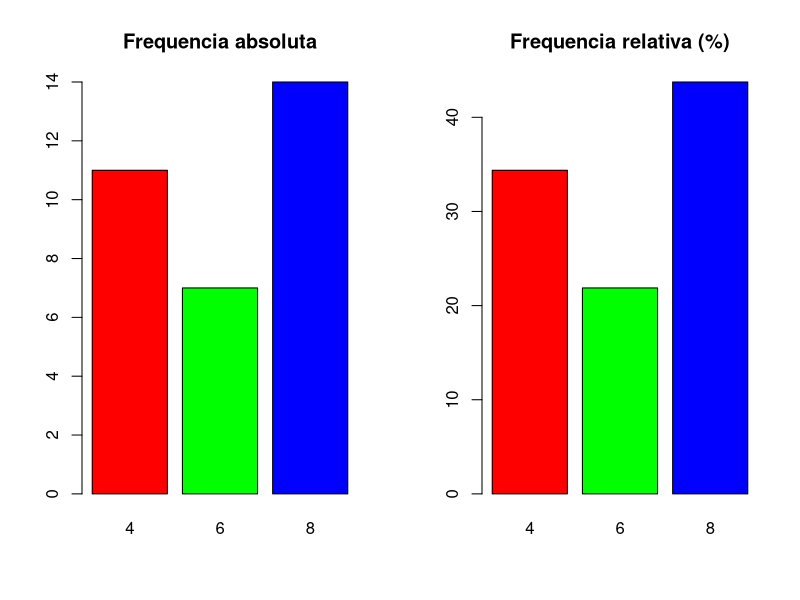
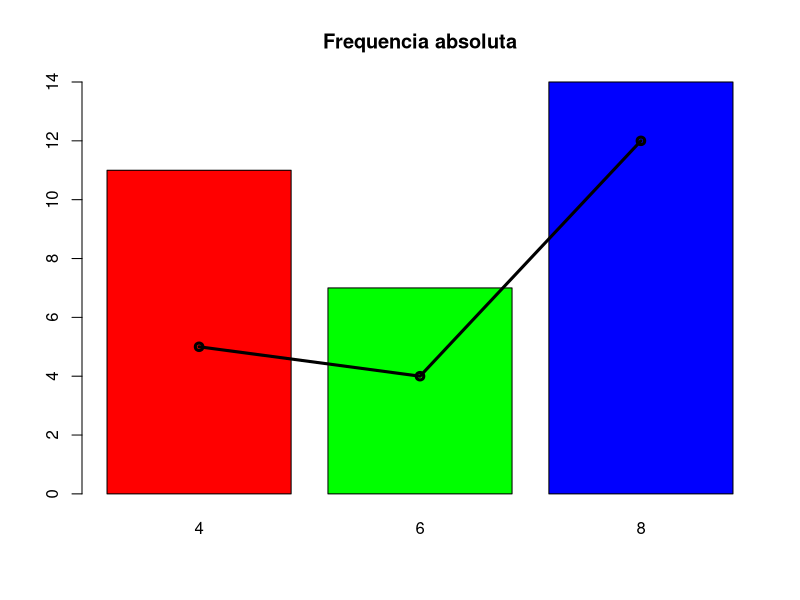
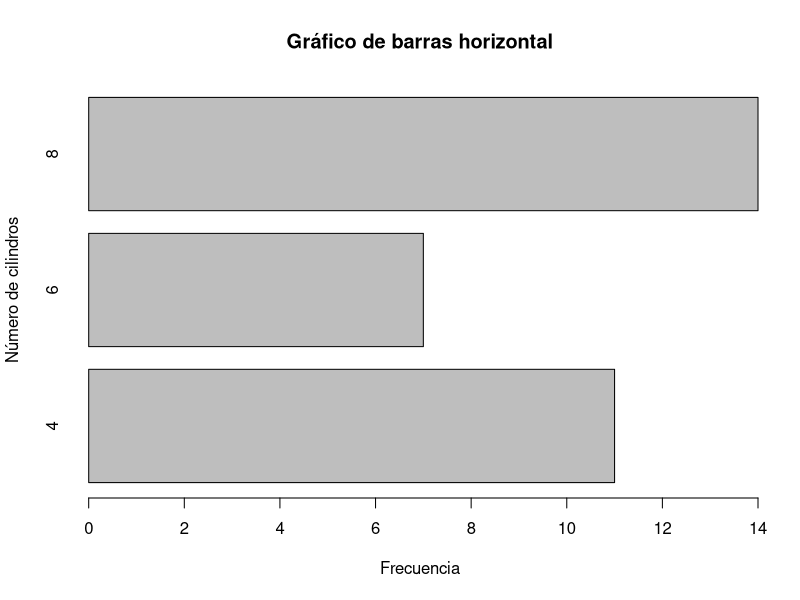
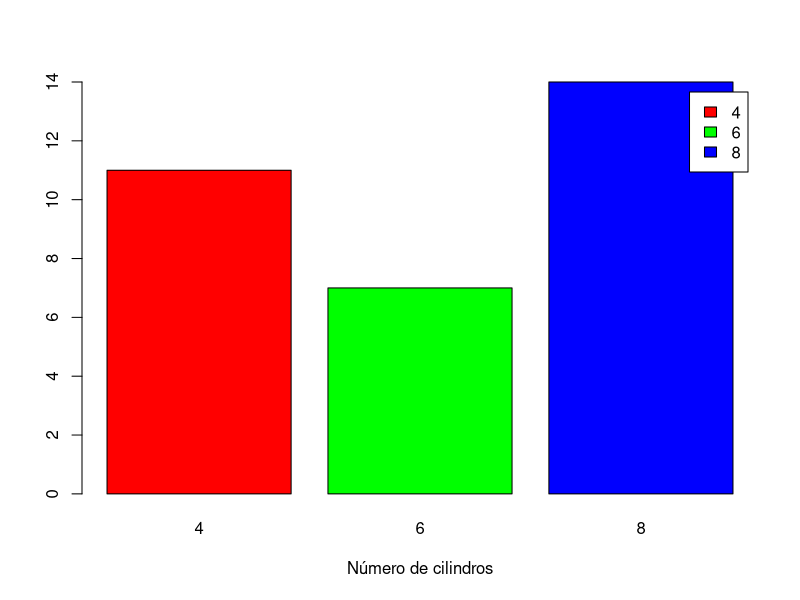
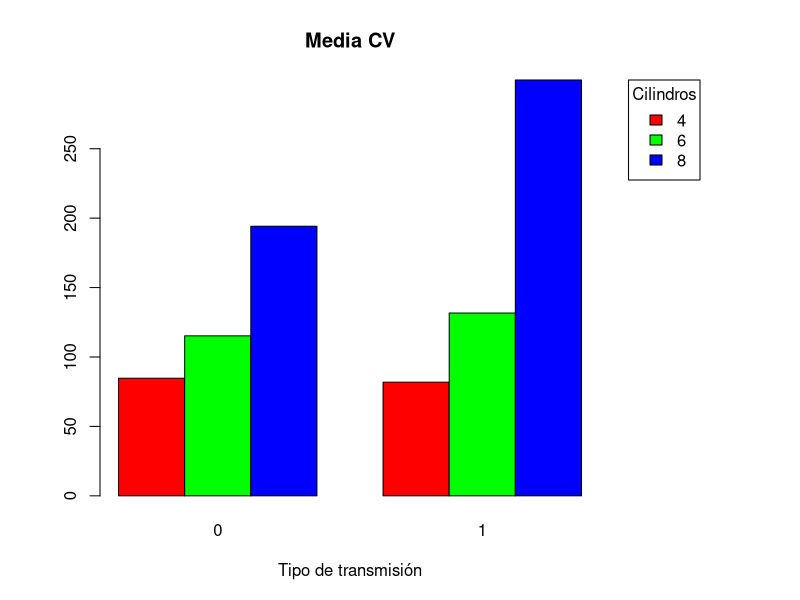

Reproduce these figures in R, in order.
## ---- chunk 1
# Cargamos los datos
data(mtcars)
attach(mtcars)
# Tabla de frecuencias
mi_tabla <- table(cyl)
mi_tabla
# Una fila, dos columnas
par(mfrow = c(1, 2))

# Gráfico de barras de frecuencia absoluta
barplot(mi_tabla, main = "Frequencia absoluta",
        col = rainbow(3))

# Gráfico de barras de frecuencia relativa
barplot(prop.table(mi_tabla) * 100, main = "Frequencia relativa (%)",
        col = rainbow(3))

par(mfrow = c(1, 1))
## ---- chunk 2
barp <- barplot(mi_tabla,                     # Guarda los valores de X que
                main = "Frequencia absoluta", # representan el centro de 
                col = rainbow(3))             # cada barra           
                                                         
lines(barp, c(5, 4, 12), type = "o", lwd = 3)
## ---- chunk 3
barplot(mi_tabla, main = "Gráfico de barras horizontal",
        ylab = "Número de cilindros", xlab = "Frecuencia",
        horiz = TRUE) # Gráfico de barras horizontal
## ---- chunk 4
barplot(mi_tabla, xlab = "Número de cilindros",
        col = rainbow(3),
        legend.text = rownames(mi_tabla)) # Leyenda
## ---- chunk 5
resumen_datos <- tapply(mtcars$hp, list(cilindros = mtcars$cyl,
                                        transmision = am),
                        FUN = mean, na.rm = TRUE)
resumen_datos
## ---- chunk 6

par(mar = c(5, 5, 4, 10))

barplot(resumen_datos, xlab = "Tipo de transmisión",
        main = "Media CV",
        col = rainbow(3),
        beside = TRUE,
        legend.text = rownames(resumen_datos),
        args.legend = list(title = "Cilindros", x = "topright",
                           inset = c(-0.20, 0)))
